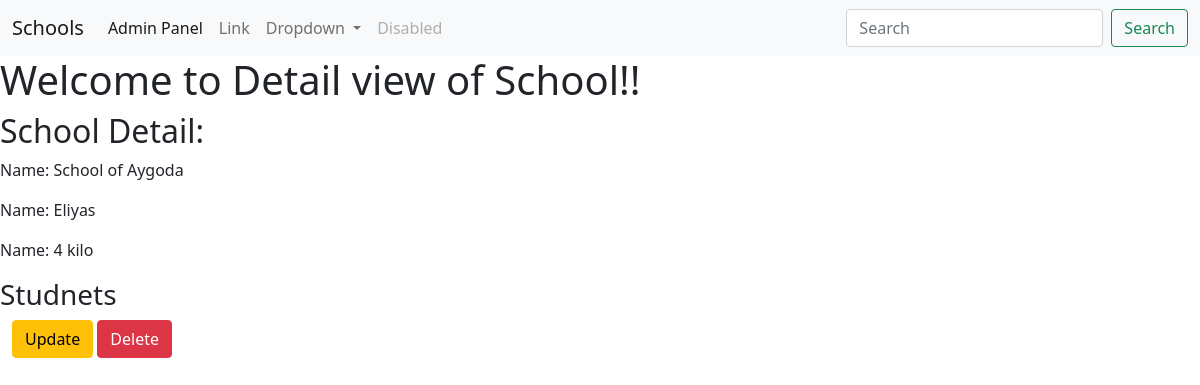
The app's page /5/ with its own data.
### basic_app/models.py (models this page shows, shortened)
class School(models.Model):
    name = models.CharField(max_length=256)
    principal = models.CharField(max_length=256)
    location = models.CharField(max_length=256)

### basic_app/views.py (the view)
# urls.py: path('<int:pk>/', views.SchoolDetailView.as_view(), name='school_detail'),
class SchoolDetailView(DetailView):
    context_object_name = 'school_detail'
    model = models.School
    template_name  = 'basic_app/school_detail.html'

### basic_app/templates/basic_app/school_detail.html (shortened to what this page needs)
{% extends 'basic_app/basic_app_base.html' %}
{% block body_block %}
<div class="'jumbotron">
    <h1>Welcome to Detail view of School!!</h1>
    <h2>School Detail:</h2>
    <p>Name: {{school_detail.name}}</p>
    <p>Name: {{school_detail.principal}}</p>
    <p>Name: {{school_detail.location}}</p>
 <h3>Studnets</h3>
</div>
<div class="container-fluid">
<p>
    <a class="btn btn-warning" href="{%url 'basic_app:update' pk=school_detail.pk %}">Update</a>
    <a class="btn btn-danger" href="{% url 'basic_app:delete' pk=school_detail.pk %}">Delete</a>
</p>
</div>
{% endblock %}

### records on screen
School: name "School of Aygoda", principal "Eliyas", location "4 kilo"
